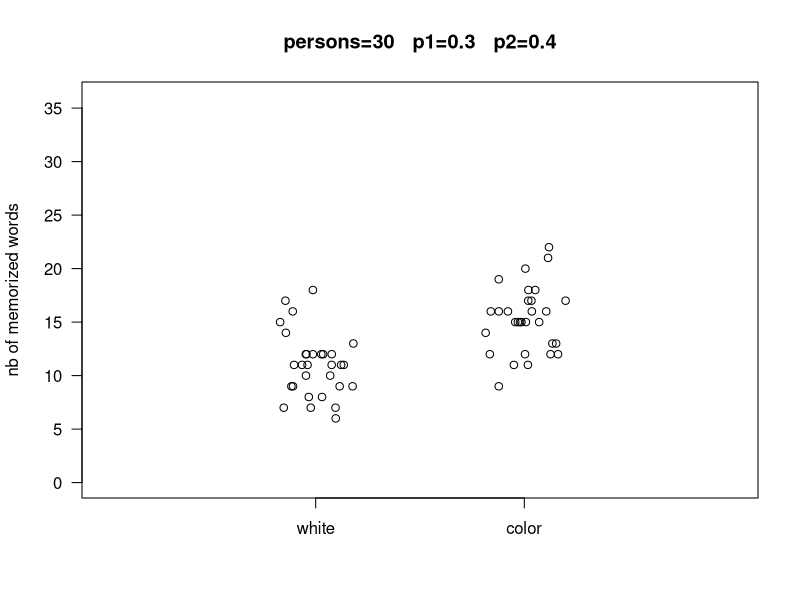
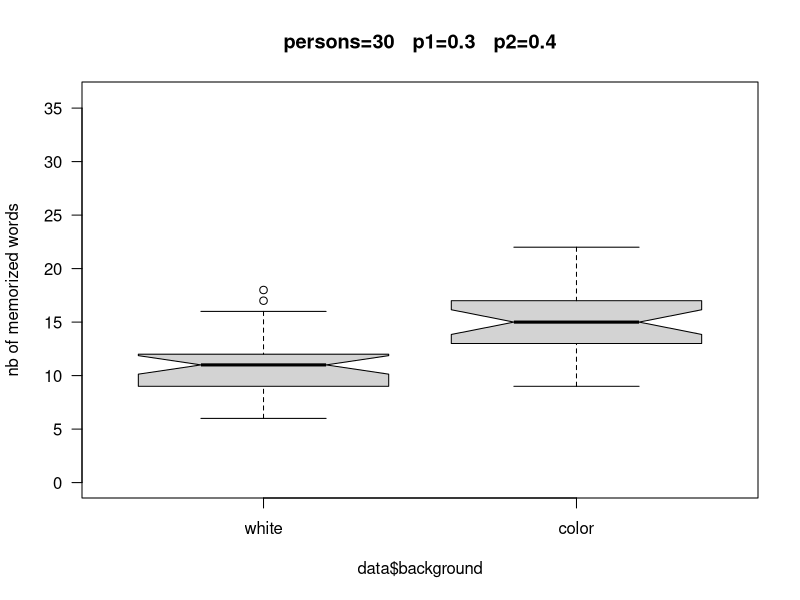
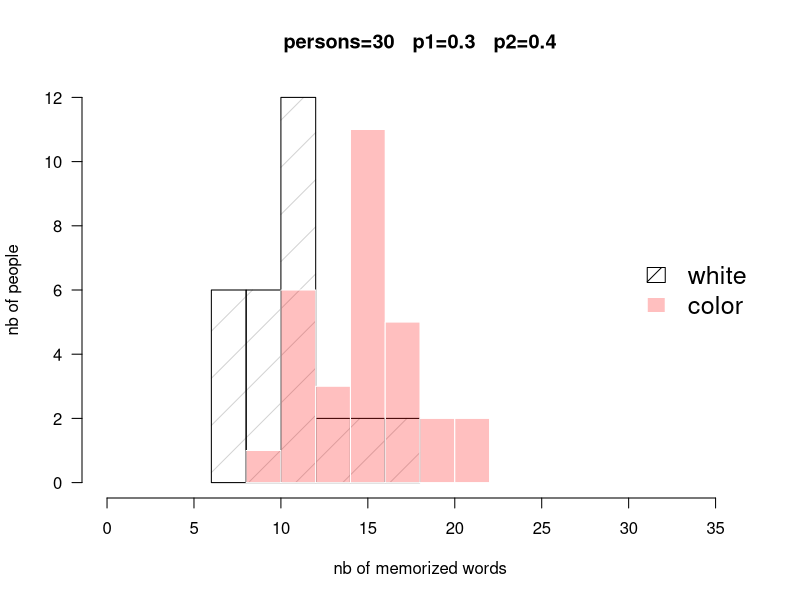

Write R code to recreate these figures, in order.
## ---- chunk 1
set.seed(2014) # for pseudo-random number generator
nb.words = 36
nb.people = 30
p1 = 0.3 # proba of memorizing a word on white background
p2 = 0.4 # proba of memorizing a word on color background
data = data.frame(background=c(rep("white", nb.people),
                               rep("color", nb.people)),
                  value=c(rbinom(n=nb.people, size=nb.words, prob=p1),
                          rbinom(n=nb.people, size=nb.words, prob=p2)))
## ---- chunk 2
## data = read.table("data.txt", header=TRUE)
## ...
## nb.people = nrow(data) / 2
data$background = as.factor(data$background)
data$background = relevel(data$background, "white")
## ---- chunk 3
head(data)
summary(data)
tapply(data$value, list(data$background), summary)
## ---- chunk 4
plot(x=jitter(rep(1, nb.people), amount=0.2),
     y=data$value[data$background == "white"],
     xlim=c(0,3), xlab="", xaxt="n",
     ylim=c(0, nb.words), ylab="nb of memorized words", las=1,
     main=paste0("persons=",nb.people, "   p1=", p1, "   p2=", p2))
axis(side=1, at=c(1,2), labels=c("white", "color"))
points(x=jitter(rep(2, nb.people), amount=0.2),
       y=data$value[data$background == "color"])
## ---- chunk 5
boxplot(data$value ~ data$background,
        ylim=c(0,nb.words), ylab="nb of memorized words", las=1, notch=TRUE,
        main=paste0("persons=",nb.people, "   p1=", p1, "   p2=", p2))
## ---- chunk 6
h1 = hist(data$value[data$background == "white"], breaks="FD",
          plot=FALSE)
h2 = hist(data$value[data$background == "color"], breaks="FD",
          plot=FALSE)
plot(h1,
     density=3, border="black",
     ## col=rgb(0,0,1,1/4), border="white",
     xlim=c(0,nb.words), xlab="nb of memorized words",
     ylab="nb of people", las=1,
     main=paste0("persons=",nb.people, "   p1=", p1, "   p2=", p2))
plot(h2, add=TRUE,
     col=rgb(1,0,0,1/4), border="white")
legend("right", c("white", "color"), bty="n", cex=1.5,
       ## fill=c(rgb(0,0,1,1/4), rgb(1,0,0,1/4)),
       ## border=c(rgb(0,0,1,1/4), rgb(1,0,0,1/4)))
       fill=c("black", rgb(1,0,0,1/4)),
       border=c("black", "white"),
       density=c(5, NA))
## ---- chunk 7
y1 = data$value[data$background == "white"]
y2 = data$value[data$background == "color"]
(res.ttest = t.test(y1, y2, alternative="two.sided", paired=TRUE))
## ---- chunk 8
wilcox.test(y1, y2, alternative="two.sided", paired=TRUE, conf.int=TRUE,
            exact=FALSE)
